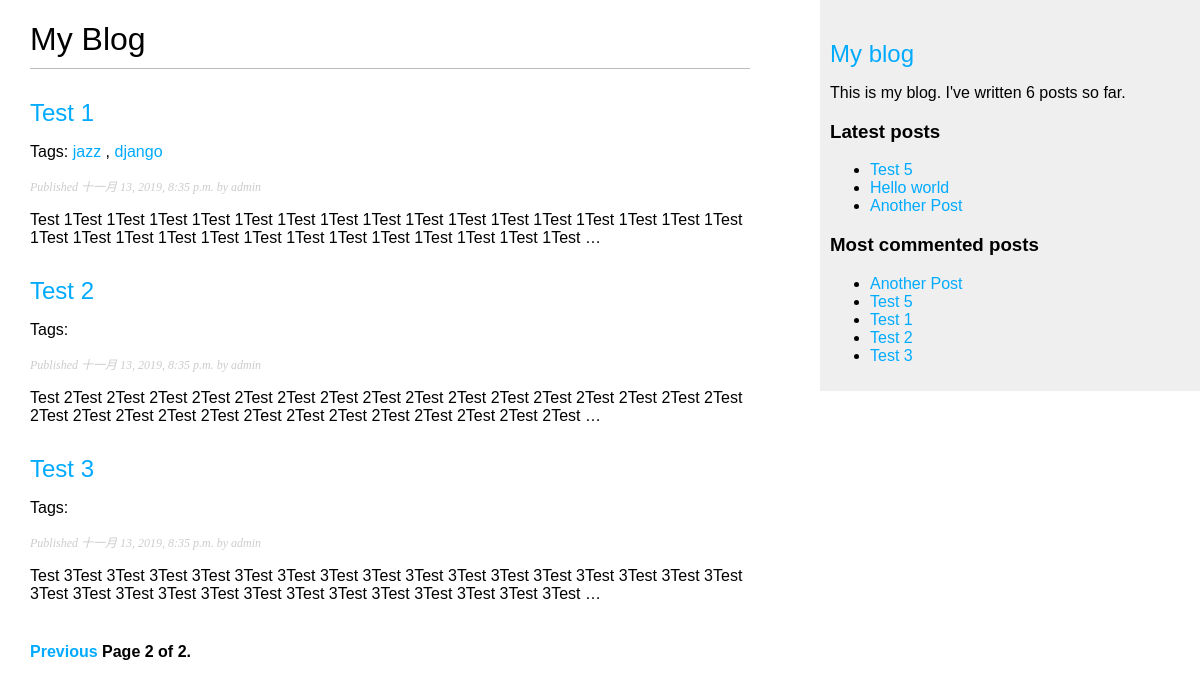
The page /blog/?page=2 on the database as committed earlier.
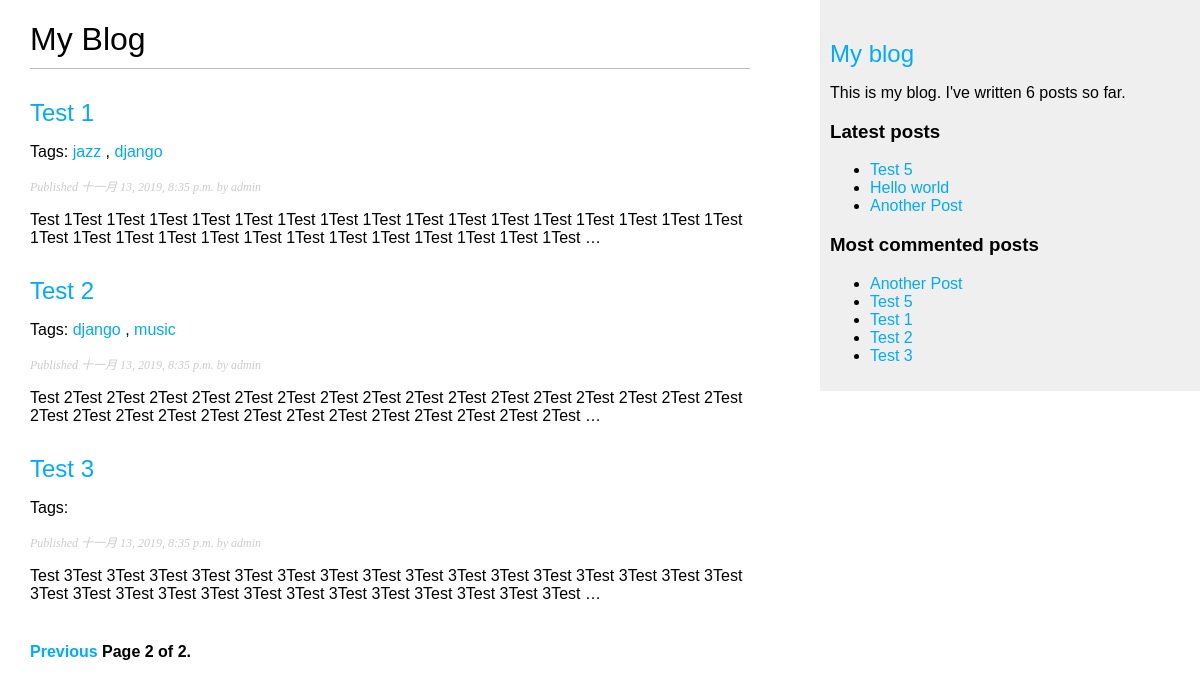
The same page on the database as committed later.
### blog/models.py (models this page shows, shortened)
class Post(models.Model):
    STATUS_CHOICES = (
        ('draft', 'Draft'),
        ('published', 'Published'),
    )
    title = models.CharField(max_length=250)
    slug = models.SlugField(max_length=250, unique_for_date='publish')
    author = models.ForeignKey(User, on_delete=models.CASCADE,
                               related_name='blog_posts')
    body = models.TextField()
    publish = models.DateTimeField(default=timezone.now)
    created = models.DateTimeField(auto_now_add=True)
    updated = models.DateTimeField(auto_now=True)
    status = models.CharField(choices=STATUS_CHOICES, max_length=10,
                              default='draft')
    objects = models.Manager()
    published = PublishedManager()
    tags = TaggableManager()
    class Meta:
        ordering = ('-publish',)
    def get_absolute_url(self):
        return reverse('blog:post_detail', args=[self.publish.year,
                                                 self.publish.month,
                                                 self.publish.day,
                                                 self.slug])

### blog/views.py (the view)
# urls.py: path('', views.post_list, name='post_list'),
def post_list(request, tag_slug=None):
    object_list = Post.published.all()
    tag = None
    if tag_slug:
        tag = get_object_or_404(Tag, slug=tag_slug)
        object_list = object_list.filter(tags__in=[tag])
    paginator = Paginator(object_list, 3)  # 每页显示3条数据
    page = request.GET.get('page')
    try:
        posts = paginator.page(page)
    except PageNotAnInteger:
        posts = paginator.page(1)
    except EmptyPage:
        posts = paginator.page(paginator.num_pages)
    return render(request, 'blog/post/list.html',
                  {'page': page, 'posts': posts, 'tag': tag})

### blog/models.py (called while the page is built)
    def get_queryset(self):
        return super().get_queryset().filter(status='published')

### blog/templatetags/blog_tags.py (called while the page is built)
@register.simple_tag
def total_posts():
    return Post.published.count()

@register.inclusion_tag('blog/post/latest_posts.html')
def show_latest_posts(count=5):
    latest_posts = Post.published.order_by('-publish')[:count]
    return {'latest_posts': latest_posts}

@register.simple_tag
def get_most_commented_posts(count=5):
    return Post.published.annotate(total_comments=Count(
        'comments')).order_by('-total_comments')[:count]

@register.filter(name='markdown')
def markdown_format(text):
    return mark_safe(markdown.markdown(text))

### blog/templates/blog/post/list.html (shortened to what this page needs)
{% extends 'blog/base.html' %}
{% load blog_tags %}
{% block content %}
    <h1>My Blog</h1>
    {% for post in posts %}
        <h2>
            <a href="{{ post.get_absolute_url }}">{{ post.title }}</a>
        </h2>
        <p class="tag">Tags:
            {% for tag in post.tags.all %}
                <a href="{% url 'blog:post_list_by_tag' tag.slug %}">{{ tag.name }}</a>
                {% if not forloop.last %}, {% endif %}
            {% endfor %}
        </p>
        <p class="date">
            Published {{ post.publish }} by {{ post.author }}
        </p>
        {{ post.body|markdown|truncatewords_html:30 }}
    {% endfor %}
    {% include 'blog/pagination.html' with page_obj=posts %}
{% endblock %}

### blog/templates/blog/base.html (shortened to what this page needs)
{% load static %}
{% load blog_tags %}
<!doctype html>
<html lang="en">
<head>
    <link rel="stylesheet" href="{% static 'css/blog.css' %}">
</head>
<body>
<div id="content">
    {% block content %}
    {% endblock %}
</div>
<div id="sidebar">
    <h2><a href="{% url 'blog:post_list' %}">My blog</a></h2>
    <p>This is my blog. I've written {% total_posts %} posts so far.</p>
    <h3>Latest posts</h3>
    {% show_latest_posts 3 %}
    <h3>Most commented posts</h3>
    {% get_most_commented_posts as most_commented_posts %}
    <ul>
        {% for post in most_commented_posts %}
            <li><a href="{{ post.get_absolute_url }}">{{ post.title }}</a></li>
        {% endfor %}
    </ul>
</div>
</body>
</html>

### blog/templates/blog/pagination.html (shortened to what this page needs)
<div class="pagination">
    <span class="step-links">
        {% if page_obj.has_previous %}
            <a href="?page={{ page_obj.previous_page_number }}">Previous</a>
        {% endif %}
    </span>
    <span class="current">
         Page {{ page_obj.number }} of {{ page_obj.paginator.num_pages }}.
    </span>
</div>

### blog/templates/blog/post/latest_posts.html
<ul>
    {% for post in latest_posts %}
        <li><a href="{{ post.get_absolute_url }}">{{ post.title }}</a></li>
    {% endfor %}
</ul>

### blog/static/css/blog.css (style rules this page uses)
body { margin:0; padding:0; font-family:helvetica, sans-serif; }
a { color:#00abff; text-decoration:none; }
h1 { font-weight:normal; border-bottom:1px solid #bbb; padding:0 0 10px 0; }
h2 { font-weight:normal; margin:30px 0 0; }
#content { float:left; width:60%; padding:0 0 0 30px; }
#sidebar { float:right; width:30%; padding:10px; background:#efefef; height:100%; }
p.date { color:#ccc; font-family: georgia, serif; font-size: 12px; font-style: italic; }
.pagination { margin:40px 0; font-weight:bold; }

Rows that differ between the two databases and show on the page:
changed Post "Test 2": gains Tag (name "music"); gains Tag (name "django")
